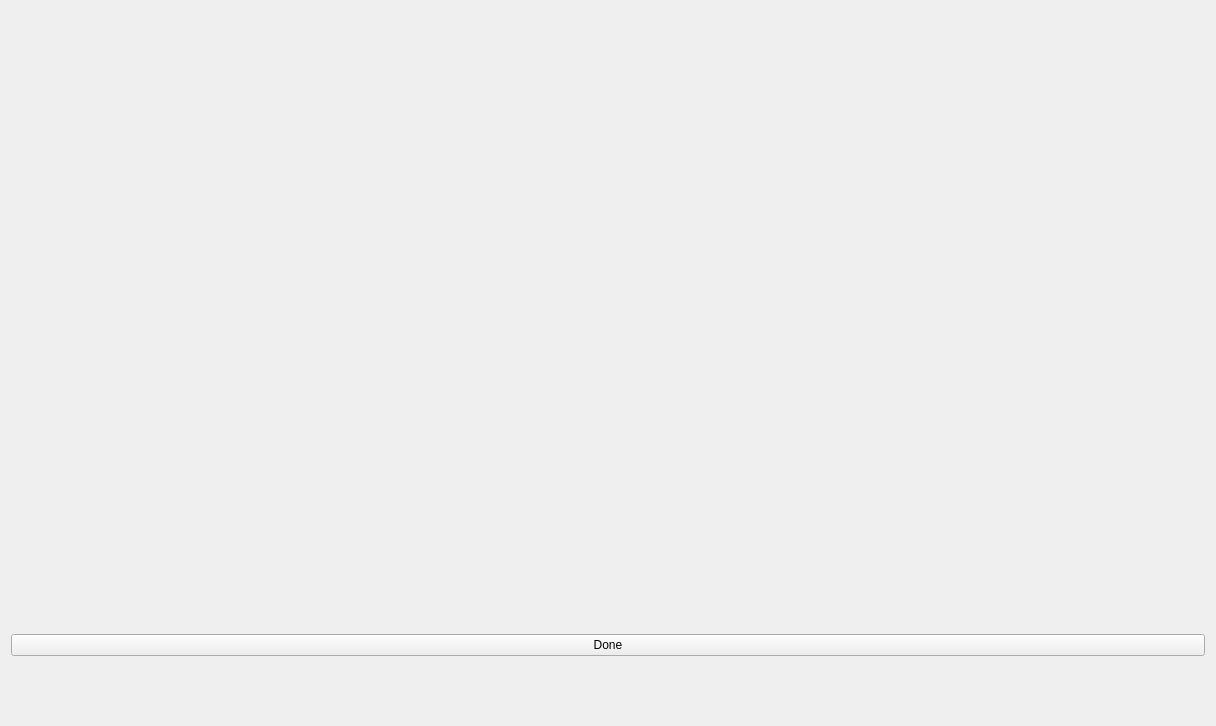
<?xml version="1.0" encoding="UTF-8"?>
<ui version="4.0">
    <class>CardSelectionState</class>
    <widget class="QWidget" name="CardSelectionState">
        <property name="geometry">
            <rect>
                <x>0</x>
                <y>0</y>
                <width>1216</width>
                <height>726</height>
            </rect>
        </property>
        <property name="windowTitle">
            <string>Form</string>
        </property>
        <property name="styleSheet">
            <string notr="true">font: 75 11pt &quot;微软雅黑&quot;;</string>
        </property>
        <layout class="QVBoxLayout" name="verticalLayout_2">
            <item>
                <layout class="QVBoxLayout" name="verticalLayout">
                    <item>
                        <spacer name="verticalSpacer_3">
                            <property name="orientation">
                                <enum>Qt::Vertical</enum>
                            </property>
                            <property name="sizeHint" stdset="0">
                                <size>
                                    <width>20</width>
                                    <height>40</height>
                                </size>
                            </property>
                        </spacer>
                    </item>
                    <item>
                        <widget class="QWidget" name="widget" native="true">
                            <property name="sizePolicy">
                                <sizepolicy hsizetype="Preferred" vsizetype="Fixed">
                                    <horstretch>0</horstretch>
                                    <verstretch>0</verstretch>
                                </sizepolicy>
                            </property>
                            <property name="minimumSize">
                                <size>
                                    <width>0</width>
                                    <height>500</height>
                                </size>
                            </property>
                            <layout class="QGridLayout" name="gridLayout_2">
                                <item row="0" column="0">
                                    <layout class="QVBoxLayout" name="verticalLayout_3">
                                        <item>
                                            <layout class="QHBoxLayout" name="horizontalLayout"/>
                                        </item>
                                    </layout>
                                </item>
                            </layout>
                        </widget>
                    </item>
                    <item>
                        <spacer name="verticalSpacer_2">
                            <property name="orientation">
                                <enum>Qt::Vertical</enum>
                            </property>
                            <property name="sizeHint" stdset="0">
                                <size>
                                    <width>20</width>
                                    <height>40</height>
                                </size>
                            </property>
                        </spacer>
                    </item>
                    <item>
                        <widget class="QPushButton" name="pushButton">
                            <property name="sizePolicy">
                                <sizepolicy hsizetype="Preferred" vsizetype="Preferred">
                                    <horstretch>0</horstretch>
                                    <verstretch>0</verstretch>
                                </sizepolicy>
                            </property>
                            <property name="layoutDirection">
                                <enum>Qt::LeftToRight</enum>
                            </property>
                            <property name="text">
                                <string>Done</string>
                            </property>
                        </widget>
                    </item>
                    <item>
                        <spacer name="verticalSpacer">
                            <property name="orientation">
                                <enum>Qt::Vertical</enum>
                            </property>
                            <property name="sizeHint" stdset="0">
                                <size>
                                    <width>20</width>
                                    <height>40</height>
                                </size>
                            </property>
                        </spacer>
                    </item>
                </layout>
            </item>
        </layout>
    </widget>
    <resources/>
    <connections/>
</ui>
